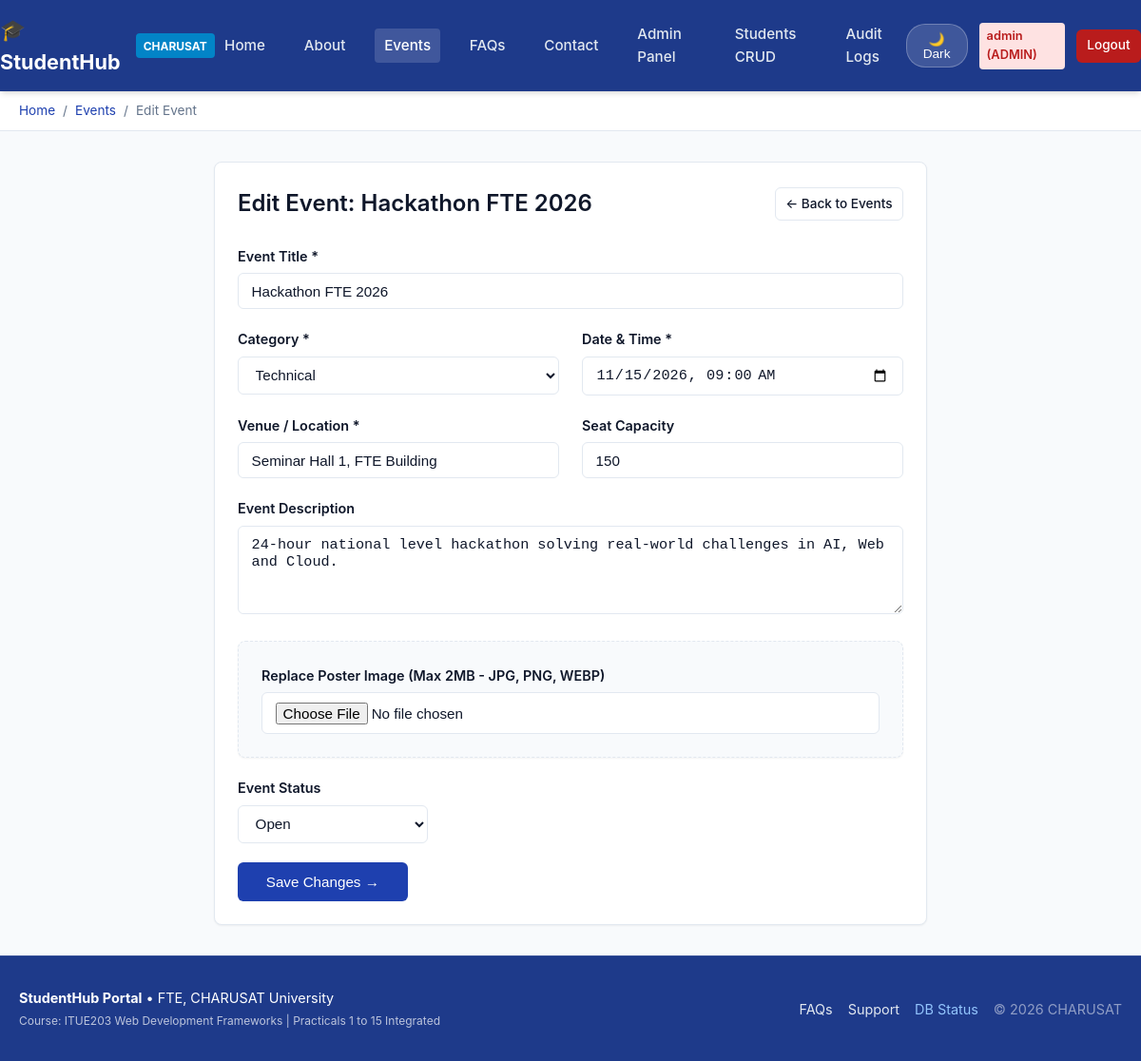
The page /event-edit.php?id=1 (signed in) on the database its author committed.
### tables this page shows
CREATE TABLE IF NOT EXISTS `events` (
  `id` INT UNSIGNED NOT NULL AUTO_INCREMENT,
  `title` VARCHAR(150) NOT NULL,
  `description` TEXT NULL,
  `category` VARCHAR(50) NOT NULL DEFAULT 'Technical',
  `event_date` DATETIME NOT NULL,
  `location` VARCHAR(200) NOT NULL,
  `capacity` INT UNSIGNED NULL DEFAULT 100,
  `poster` VARCHAR(255) NULL,
  `status` ENUM('open', 'closed', 'cancelled') NOT NULL DEFAULT 'open',
  `created_by` INT UNSIGNED NULL,
  `created_at` TIMESTAMP NOT NULL DEFAULT CURRENT_TIMESTAMP,
  PRIMARY KEY (`id`),
  KEY `idx_events_event_date` (`event_date`),
  KEY `idx_events_category` (`category`),
  KEY `idx_events_status` (`status`)
);

### event-edit.php (the view, shortened to what this page needs)
<?php
require_once __DIR__ . '/includes/auth.php';
$id = isset($_GET['id']) ? (int)$_GET['id'] : 0;
$stmt = $conn->prepare("SELECT * FROM events WHERE id = ? LIMIT 1");
$stmt->bind_param("i", $id);
$stmt->execute();
$event = $stmt->get_result()->fetch_assoc();
require_once __DIR__ . '/includes/header.php';
?>
<div class="card p-4" style="max-width: 750px; margin: 0 auto;">
    <div style="display:flex; justify-content:space-between; align-items:center; margin-bottom:1.5rem;">
        <h1 class="card-title" style="font-size:1.5rem; margin:0;">Edit Event: <?= htmlspecialchars($event['title']) ?></h1>
        <a href="events.php" class="btn btn-outline btn-sm">&larr; Back to Events</a>
    </div>
    <form action="event-edit.php?id=<?= $id ?>" method="POST" enctype="multipart/form-data">
        <div class="form-group">
            <label class="form-label" for="title">Event Title *</label>
            <input type="text" id="title" name="title" class="form-control" value="<?= htmlspecialchars($_POST['title'] ?? $event['title']) ?>" required>
        </div>
        <div class="grid-2">
            <div class="form-group">
                <label class="form-label" for="category">Category *</label>
                <select id="category" name="category" class="form-control" required>
                    <?php
                    $categories = ['Technical', 'Cultural', 'Sports', 'Workshop', 'Seminar'];
                    $currCat = $_POST['category'] ?? $event['category'];
                    foreach ($categories as $c) {
                        echo '<option value="' . htmlspecialchars($c) . '"' . ($currCat === $c ? ' selected' : '') . '>' . htmlspecialchars($c) . '</option>';
                    }
                    ?>
                </select>
            </div>
            <div class="form-group">
                <label class="form-label" for="event_date">Date & Time *</label>
                <?php $valDate = str_replace(' ', 'T', substr($event['event_date'], 0, 16)); ?>
                <input type="datetime-local" id="event_date" name="event_date" class="form-control" value="<?= htmlspecialchars($_POST['event_date'] ?? $valDate) ?>" required>
            </div>
        </div>
        <div class="grid-2">
            <div class="form-group">
                <label class="form-label" for="location">Venue / Location *</label>
                <input type="text" id="location" name="location" class="form-control" value="<?= htmlspecialchars($_POST['location'] ?? $event['location']) ?>" required>
            </div>
            <div class="form-group">
                <label class="form-label" for="capacity">Seat Capacity</label>
                <input type="number" id="capacity" name="capacity" class="form-control" value="<?= htmlspecialchars($_POST['capacity'] ?? $event['capacity']) ?>" min="1" max="5000">
            </div>
        </div>
        <div class="form-group">
            <label class="form-label" for="description">Event Description</label>
            <textarea id="description" name="description" class="form-control" rows="4"><?= htmlspecialchars($_POST['description'] ?? $event['description']) ?></textarea>
        </div>
        <div class="form-group card p-3" style="background:var(--bg-main); border: 1px dashed var(--border-color);">
            <label class="form-label" for="poster">Replace Poster Image (Max 2MB - JPG, PNG, WEBP)</label>
            <input type="file" id="poster" name="poster" class="form-control" accept="image/jpeg,image/png,image/webp">
        </div>
        <div class="form-group">
            <label class="form-label" for="status">Event Status</label>
            <select id="status" name="status" class="form-control" style="max-width:200px;">
                <?php $currStatus = $_POST['status'] ?? $event['status']; ?>
                <option value="open" <?= $currStatus === 'open' ? 'selected' : '' ?>>Open</option>
            </select>
        </div>
        <button type="submit" class="btn btn-primary" style="padding: 0.7rem 1.8rem;">Save Changes &rarr;</button>
    </form>
</div>
<?php require_once __DIR__ . '/includes/footer.php'; ?>

### css/style.css (style rules this page uses)
:root { --primary: #1e40af; --primary-hover: #1d4ed8; --secondary: #475569; --accent: #0284c7; --success: #15803d; --danger: #b91c1c; --warning: #b45309; --bg-main: #f8fafc; --bg-card: #ffffff; --text-main: #0f172a; --text-muted: #64748b; --border-color: #e2e8f0; --nav-bg: #1e3a8a; --nav-text: #ffffff; --shadow-sm: 0 1px 2px rgba(0,0,0,0.05); --shadow-md: 0 4px 6px -1px rgba(0,0,0,0.1), 0 2px 4px -2px rgba(0,0,0,0.1); --shadow-lg: 0 10px 15px -3px rgba(0,0,0,0.1), 0 4px 6px -4px rgba(0,0,0,0.1); --radius: 8px; --font-family: -apple-system, BlinkMacSystemFont, "Segoe UI", Roboto, Oxygen, Ubuntu, Cantarell, "Helvetica Neue", sans-serif; }
* { box-sizing: border-box; margin: 0; padding: 0; }
body { font-family: var(--font-family); background-color: var(--bg-main); color: var(--text-main); line-height: 1.6; min-height: 100vh; display: flex; flex-direction: column; transition: background-color 0.25s ease, color 0.25s ease; }
.grid-2 { display: grid; grid-template-columns: repeat(2, 1fr); gap: 1.5rem; }
.card { background-color: var(--bg-card); border: 1px solid var(--border-color); border-radius: var(--radius); padding: 1.5rem; box-shadow: var(--shadow-sm); transition: transform 0.2s, box-shadow 0.2s; }
.card-title { font-size: 1.25rem; font-weight: 600; margin-bottom: 0.75rem; color: var(--text-main); }
.btn { display: inline-flex; align-items: center; justify-content: center; gap: 0.5rem; padding: 0.55rem 1.15rem; font-size: 0.95rem; font-weight: 500; border-radius: 6px; cursor: pointer; border: 1px solid transparent; text-decoration: none; transition: all 0.2s; }
.btn-primary { background-color: var(--primary); color: #ffffff; }
.btn-outline { background: transparent; border-color: var(--border-color); color: var(--text-main); }
.btn-sm { padding: 0.35rem 0.65rem; font-size: 0.85rem; }
.form-group { margin-bottom: 1.25rem; }
.form-label { display: block; font-weight: 600; margin-bottom: 0.4rem; font-size: 0.9rem; }
.form-control { width: 100%; padding: 0.6rem 0.85rem; font-size: 0.95rem; background-color: var(--bg-card); color: var(--text-main); border: 1px solid var(--border-color); border-radius: 6px; transition: border-color 0.2s, box-shadow 0.2s; }

### rows shown on the page
events: title "Hackathon FTE 2026", category "Technical", event_date "11/15/2026 09:00", location "Seminar Hall 1, FTE Building", capacity "150", description "24-hour national level hackathon solving real-world challenges in AI, Web and Cloud.", status "Open"

### other values the page prints
current_username() "admin"
current_user_role() "ADMIN"
$name "Events"
$name "Edit Event"
